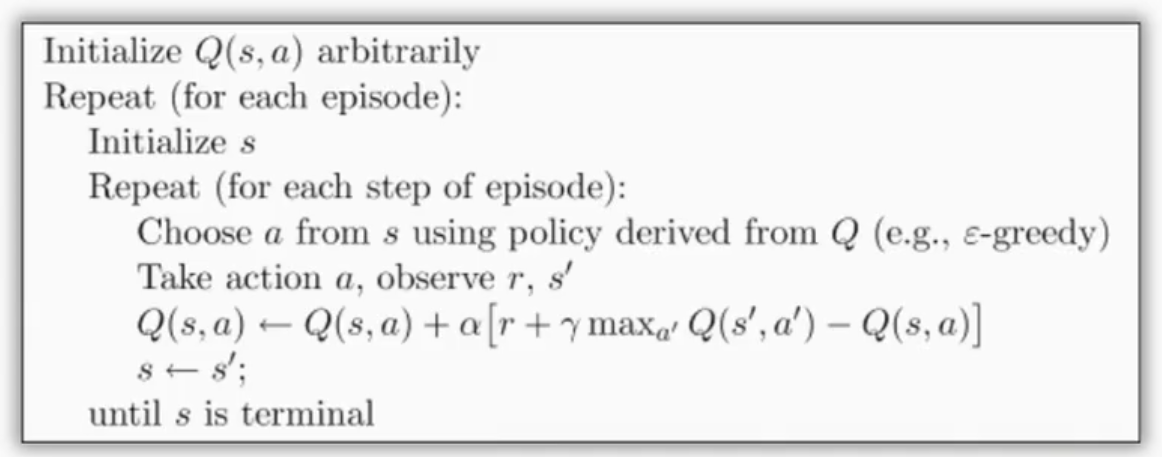
#> input picture PyNote/PyCode/Reinforcement-learning-with-tensorflow-master/1_command_line_reinforcement_Qlearning/QLearning Pseudocode.png, 1162 x 457 px, given in place of 1531403857.jpg, which was not available
$ python Hough_LinesP.py   (older library calls are emulated)
#> lines starting #> are read from the running program, lines starting #| are printed output that depends on the picture; after the words box and inside, x2 and y2 are one past the last pixel; in counts of white or black regions, pixels touching at a corner belong together; pictures that were not available may be replaced by others from this repository, and a replacement may not be noted
from imutils.perspective import four_point_transform
from imutils import contours
import numpy as np
import argparse
import imutils
import cv2


img = cv2.imread("1531403857.jpg")
#> img is the input picture: shape (457, 1162, 3); mean B, G, R 235.8, 235.8, 235.8
img = cv2.GaussianBlur(img, (3, 3), 0)
gray = cv2.cvtColor(img, cv2.COLOR_BGR2GRAY)
edges = cv2.Canny(gray, 50, 250, apertureSize=3)
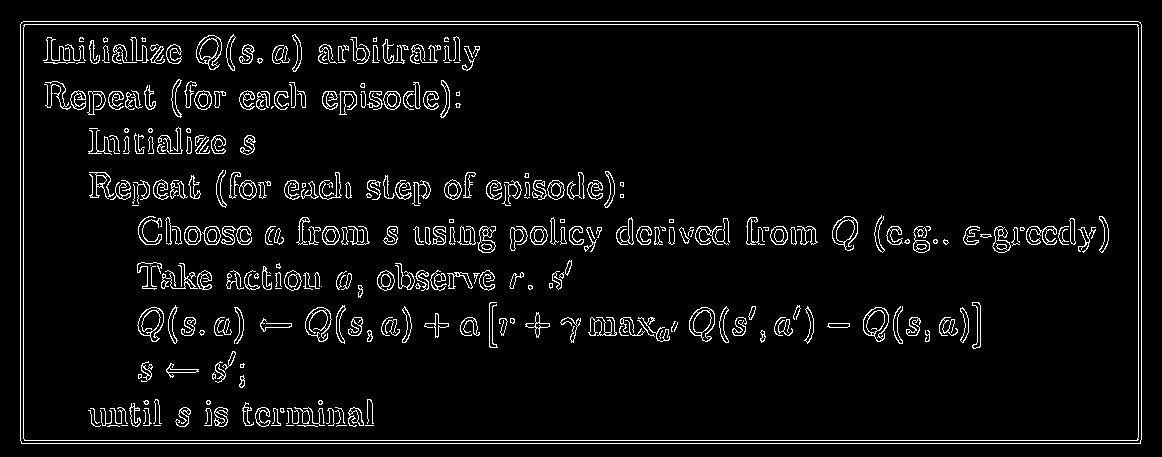
#> edges: shape (457, 1162); 5% white in thin lines or dots, all inside (x1, y1, x2, y2) = (20, 21, 1142, 444)
cv2.imwrite("canny.jpg", edges)
lines = cv2.HoughLinesP(edges, 1, np.pi/180, 50, minLineLength=90, maxLineGap=10)
#> lines = 109 rows, first 6: [21, 443, 1140, 443], [20, 440, 1140, 440], [20, 24, 1141, 24], [23, 21, 1138, 21], [20, 439, 20, 25], [1141, 439, 1141, 25]
result1 = gray
for line in lines:
    for x1, y1, x2, y2 in line:
        cv2.line(result1, (x1, y1), (x2, y2), (0, 0, 255), 1)
#> this loop made 109 passes
#> line on passes 1 to 12: [[21, 443, 1140, 443]], [[20, 440, 1140, 440]], [[20, 24, 1141, 24]], [[23, 21, 1138, 21]], [[20, 439, 20, 25]], [[1141, 439, 1141, 25]], [[1138, 439, 1138, 25]], [[23, 438, 23, 25]], [[617, 241, 729, 241]], [[144, 243, 249, 243]], [[510, 229, 601, 229]], [[616, 234, 728, 236]]
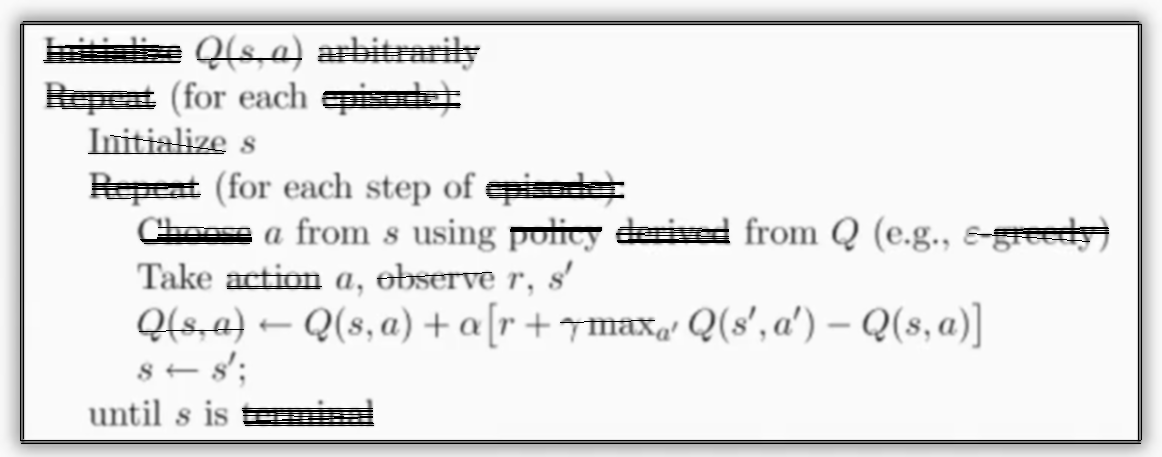
#> result1: shape (457, 1162); min 0, max 255, mean 229.9
cv2.imwrite("canny.jpg", result1)

cv2.circle(result1,(207,151),2,(0,255,0),2)
#> result1: shape (457, 1162); 0.01% of pixels changed, all inside (x1, y1, x2, y2) = (204, 148, 211, 155)
cv2.circle(result1,(517,285),2,(0,255,0),2)
#> result1: shape (457, 1162); min 0, max 255, mean 229.9
cv2.circle(result1,(17,601),2,(0,255,0),2)
cv2.circle(result1,(343,731),2,(0,255,0),2)
cv2.imwrite("canny.jpg", result1)

src = np.float32([[207, 151], [517, 285], [17, 601], [343, 731]])
dst = np.float32([[0, 0], [337, 0], [0, 488], [337, 488]])
m = cv2.getPerspectiveTransform(src, dst)
#> m = [[0.892, 0.377, -241.6], [-0.408, 0.944, -58.09], [-8.54e-05, 5.16e-05, 1]]
result = cv2.warpPerspective(result1, m, (337, 488))
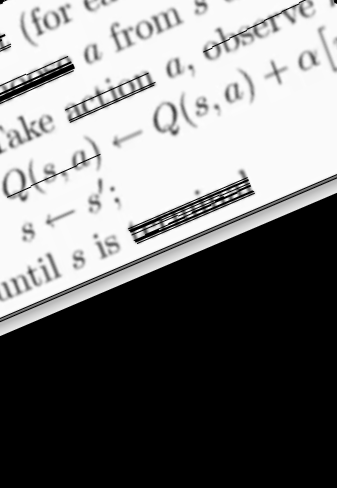
#> result: shape (488, 337); min 0, max 254, mean 121.5
cv2.imwrite("canny.jpg", result)


#> (the run stopped early here; a loop or call above may not have finished)
